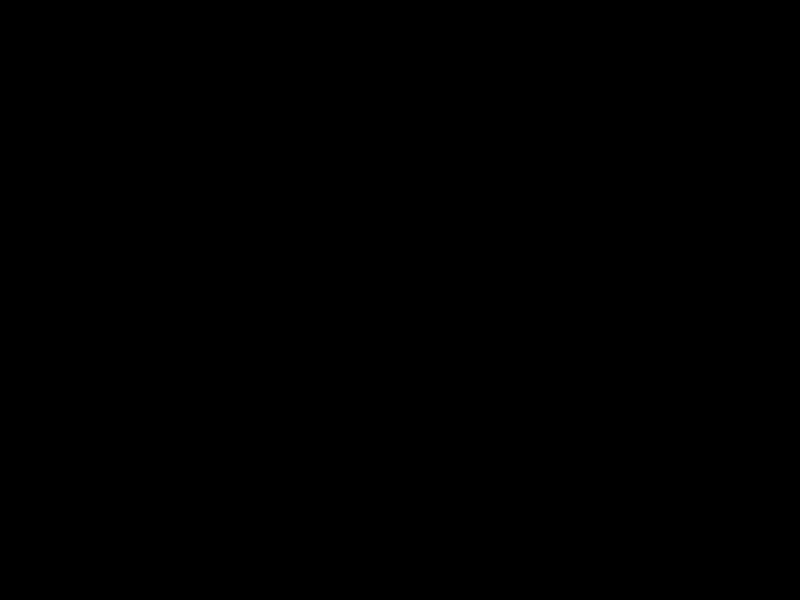
Frame 1 (no input)
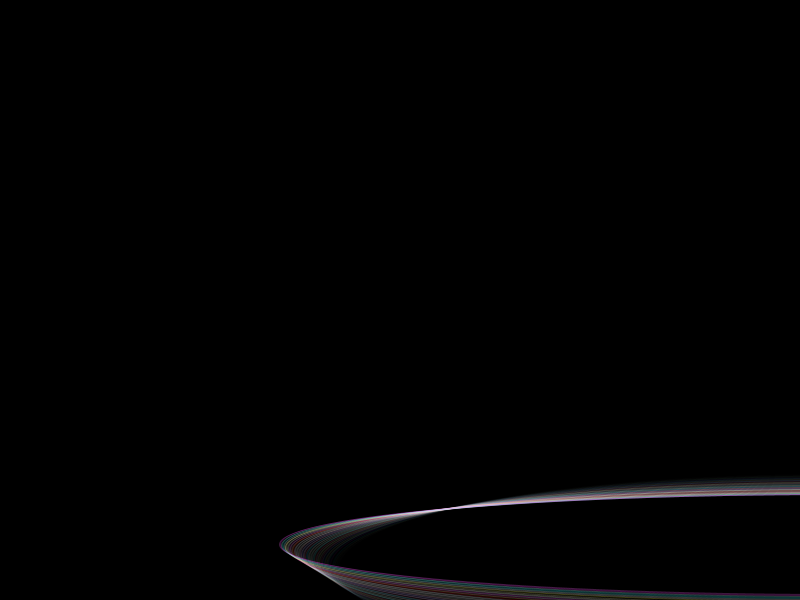
Frame 60 (the mouse pressed at the canvas centre just before this capture)
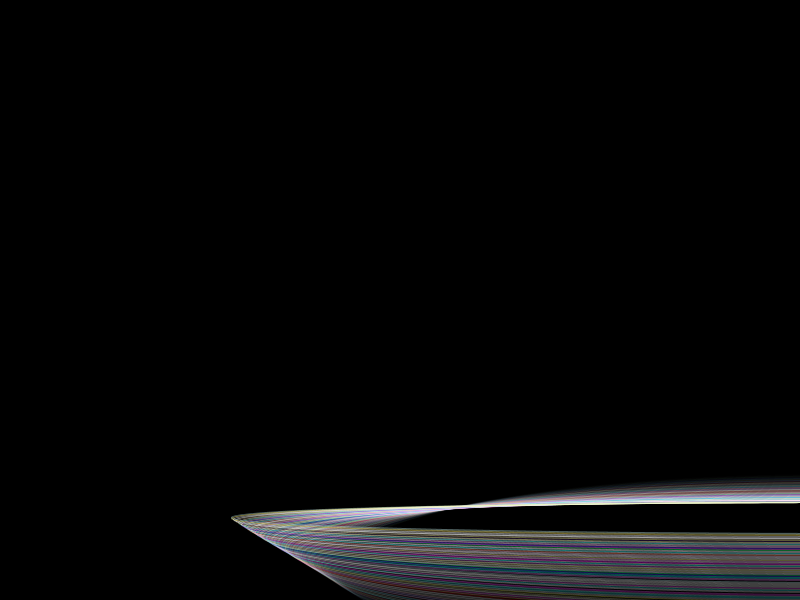
Frame 120 (the mouse held since frame 60 and released just before this capture)

The Processing sketch that drew these frames (run headless with seeded random() and noise(); from frame 60 on, the mouse is pressed at the canvas centre):

// Processing sketch: processing_10355
// ── processing_10355.pde

// IDEP 2010
///Ana Paula Carvalho
////Modificando


float angle = 1; // Current angle
float speed = 0.001; // velocidade que desenha as linhas
float radius = 500.0; // Tamanho circulo
float sx = 5.0;
float sy = 4.0;
float hh = 0;
color col;
void setup() {
  size(800, 600);
  noStroke();
  background(0);
  smooth();
}

void draw() {
  // EVENTOS
  if(keyPressed){
    if(key == '1') {
       sy=random(1);
       sx = 5.0;
       
       println("key 1 : sx:   "+sx +"  sy:" + sy);
    }
    if(key == '3') {
      noLoop();
    }
  }


     //fill(0, 15);
     //rect(0, 0, width, height);
     
     
    angle += speed; // Update the 
    println("angle:;"+angle);

    //pos circulo
    float x =  width/2 + sin(angle) * radius;
    float y = height/2 + cos(angle) * radius;

    // Set the position of the large circles based on the
    // new position of the small circle
    float x2 = x + cos(angle * sx) * radius;
    float y2 = y + sin(angle * sy) * radius;
    //line 
    if(hh<100){
      hh+=1;
    } 
    else{
      hh--;
    }

    col = color(9,9,9+hh,15);
    stroke(devuelveColor(),hh);
    fill(0,0);
    ellipse(x,y,x2,y2);
  }


void limpia(){
  background(0);
}

color devuelveColor() {
  float rojo = random (0,900);
  float verde = random(0,900);
  float azul = random(0,900);
  return color(rojo,verde,azul);
}

 
